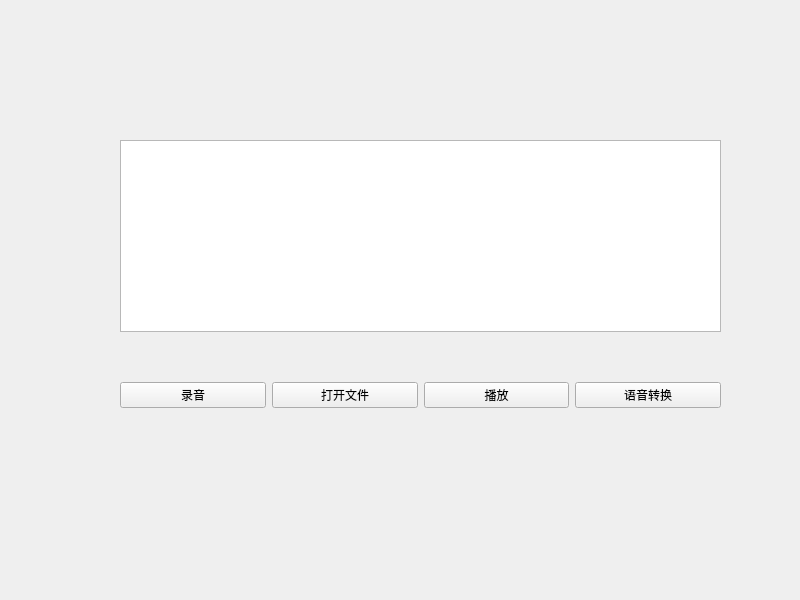
<?xml version="1.0" encoding="UTF-8"?>
<ui version="4.0">
 <class>MainWindow</class>
 <widget class="QMainWindow" name="MainWindow">
  <property name="geometry">
   <rect>
    <x>0</x>
    <y>0</y>
    <width>800</width>
    <height>600</height>
   </rect>
  </property>
  <property name="windowTitle">
   <string>MainWindow</string>
  </property>
  <widget class="QWidget" name="centralWidget">
   <widget class="QTextBrowser" name="textBrowser">
    <property name="geometry">
     <rect>
      <x>120</x>
      <y>140</y>
      <width>601</width>
      <height>192</height>
     </rect>
    </property>
   </widget>
   <widget class="QWidget" name="horizontalLayoutWidget">
    <property name="geometry">
     <rect>
      <x>120</x>
      <y>350</y>
      <width>601</width>
      <height>90</height>
     </rect>
    </property>
    <layout class="QHBoxLayout" name="horizontalLayout">
     <item>
      <widget class="QPushButton" name="pushButton_4">
       <property name="text">
        <string>录音</string>
       </property>
       <property name="icon">
        <iconset resource="my_baiduyuyin_icon.qrc">
         <normaloff>:/icon/icon/停止 (1).png</normaloff>:/icon/icon/停止 (1).png</iconset>
       </property>
      </widget>
     </item>
     <item>
      <widget class="QPushButton" name="pushButton">
       <property name="styleSheet">
        <string notr="true"/>
       </property>
       <property name="text">
        <string>打开文件</string>
       </property>
       <property name="icon">
        <iconset resource="my_baiduyuyin_icon.qrc">
         <normaloff>:/icon/icon/打开.png</normaloff>:/icon/icon/打开.png</iconset>
       </property>
      </widget>
     </item>
     <item>
      <widget class="QPushButton" name="pushButton_2">
       <property name="text">
        <string>播放</string>
       </property>
       <property name="icon">
        <iconset resource="my_baiduyuyin_icon.qrc">
         <normaloff>:/icon/icon/播放.png</normaloff>:/icon/icon/播放.png</iconset>
       </property>
      </widget>
     </item>
     <item>
      <widget class="QPushButton" name="pushButton_5">
       <property name="text">
        <string>语音转换</string>
       </property>
       <property name="icon">
        <iconset resource="my_baiduyuyin_icon.qrc">
         <normaloff>:/icon/icon/change.png</normaloff>:/icon/icon/change.png</iconset>
       </property>
      </widget>
     </item>
    </layout>
   </widget>
  </widget>
 </widget>
 <resources>
  <include location="my_baiduyuyin_icon.qrc"/>
 </resources>
 <connections/>
</ui>
